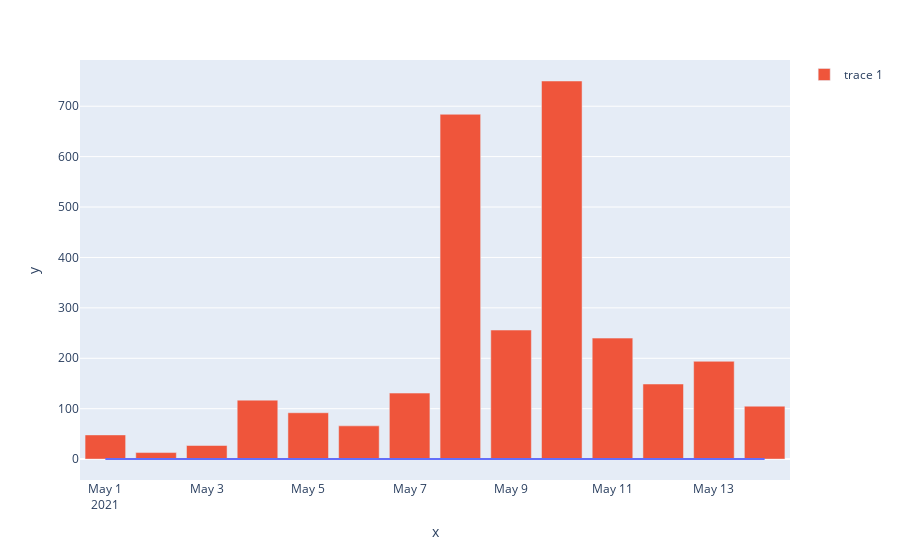

The notebook cell saved with this chart:
### Code cell
plot(date_score, count_df)

### Figure 1 — Plotly figure (JSON) as saved in the notebook; plotly's stock layout.template omitted (floating-point values rounded to 4 significant figures)
{"data": [{"hovertemplate": "x=%{x}<br>y=%{y}<extra></extra>", "legendgroup": "", "line": {"color": "#636efa", "dash": "solid"}, "marker": {"symbol": "circle"}, "mode": "lines", "name": "", "orientation": "v", "showlegend": false, "type": "scatter", "x": ["2021-05-01", "2021-05-02", "2021-05-03", "2021-05-04", "2021-05-05", "2021-05-06", "2021-05-07", "2021-05-08", "2021-05-09", "2021-05-10", "2021-05-11", "2021-05-12", "2021-05-13", "2021-05-14"], "xaxis": "x", "y": [0.3958, 0.3846, 0.3704, 0.3761, 0.2391, 0.2727, 0.4122, 0.2675, 0.2539, 0.2467, 0.2875, 0.4295, 0.3299, 0.3238], "yaxis": "y"}, {"type": "bar", "x": ["2021-05-01", "2021-05-02", "2021-05-03", "2021-05-04", "2021-05-05", "2021-05-06", "2021-05-07", "2021-05-08", "2021-05-09", "2021-05-10", "2021-05-11", "2021-05-12", "2021-05-13", "2021-05-14"], "y": [48, 13, 27, 117, 92, 66, 131, 684, 256, 750, 240, 149, 194, 105]}], "layout": {"legend": {"tracegroupgap": 0}, "margin": {"t": 60}, "xaxis": {"anchor": "y", "domain": [0, 1], "title": {"text": "x"}}, "yaxis": {"anchor": "x", "domain": [0, 1], "title": {"text": "y"}}}}
